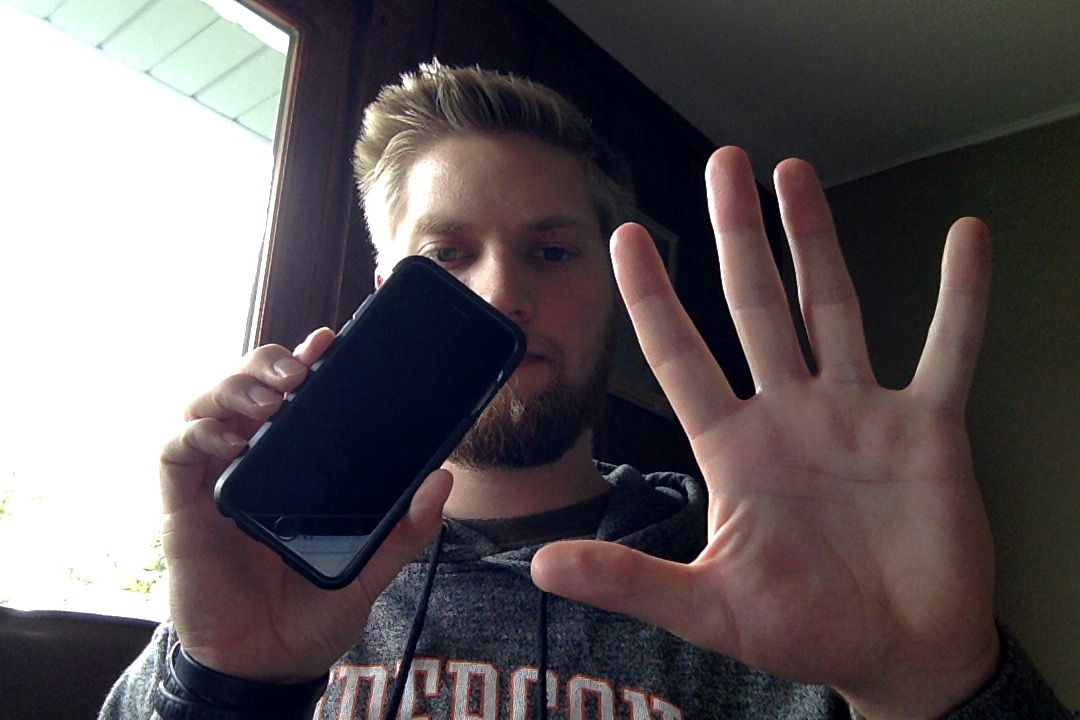
//> input picture ExampleImg.jpg, 1080 x 720 px, given in place of Hallway2.png, which was not available
$ ./edgeDetection   (built with g++ and OpenCV 4)
//> lines starting //> are read from the running program, lines starting //| are printed output that depends on the picture; pictures that were not available may be replaced by others from this repository, and a replacement may not be noted
#include <opencv2/imgproc.hpp>
#include <opencv2/highgui.hpp>
#include <opencv2/videoio.hpp>
#include <opencv2/core/types.hpp>
#include <opencv2/tracking.hpp>
#include <opencv2/opencv.hpp>
#include <iostream>

using namespace cv;
using namespace std;

int main(int argc, char* argv[])
{
    Mat img, imgGrayscale, imgGaussian, edges;

    cout<<"Reading image" << endl;
    img = imread("../Hallway2.png", 1);
//> img is the input picture: 720 rows x 1080 cols, CV_8UC3; mean B, G, R 91.9, 89.5, 96.5

    cout<<"Converting to grayscale" << endl;
    cvtColor(img, imgGrayscale, COLOR_BGR2GRAY);
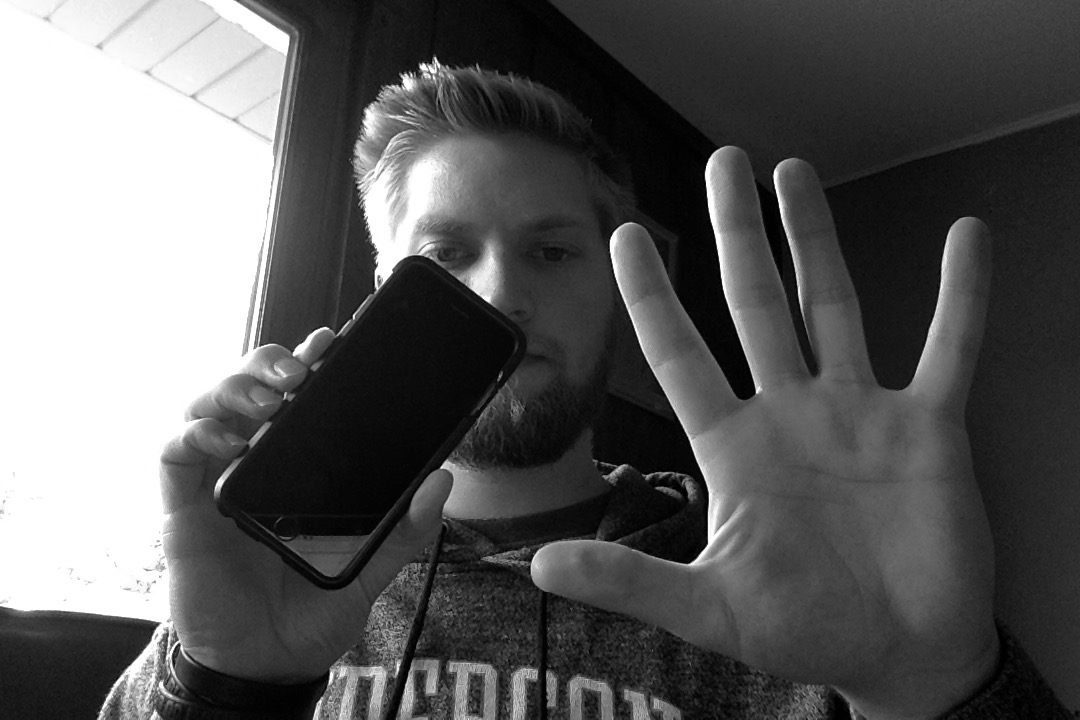
//> imgGrayscale: 720 rows x 1080 cols, CV_8UC1; min 0, max 255, mean 91.9
    cout<<"Applying Gaussian blur" << endl;
    GaussianBlur(imgGrayscale, imgGaussian, Size(5,5), 0, 0, BORDER_DEFAULT);

    Rect2d rectangle = selectROI(imgGaussian);
//> the box from (270, 180) to (810, 540) is selected with the mouse
//> rectangle = Rect(270, 180, 540, 360)
    Mat croppedImg = imgGaussian(rectangle);
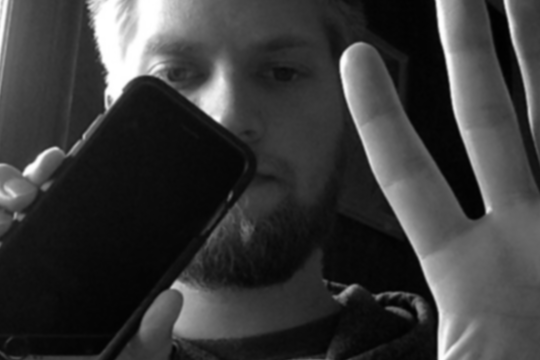
//> croppedImg: 360 rows x 540 cols, CV_8UC1; min 1, max 255, mean 58
    Canny(croppedImg, edges, 100, 200, 3, false);
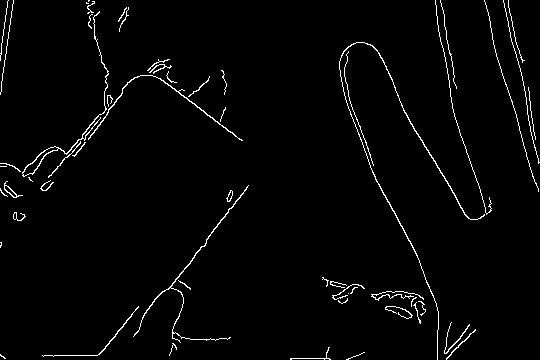
//> edges: 360 rows x 540 cols, CV_8UC1; 2.2% white in thin lines or dots

    cout<<"Showing processed image" << endl;
    while(true) {
        imshow("Cropped", croppedImg);
        imshow("Grayscale", imgGrayscale);
        imshow("Gaussian", imgGaussian);
        imshow("Canny", edges);
        waitKey(50);
    }


    // 316, 2107
    // 1756, 1375
    // 1832, 1375
    // 790, 2107
    return 0;
}
